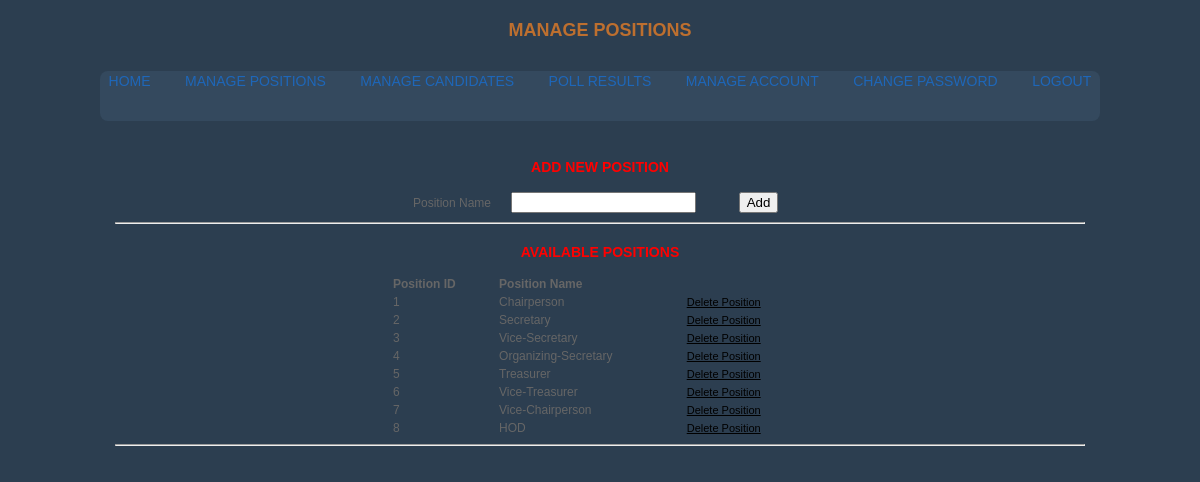
Page /admin/positions.php (signed in) on the committed database.
### tables this page shows
CREATE TABLE `tbpositions` (
  `position_id` int(5) NOT NULL,
  `position_name` varchar(45) NOT NULL
);

### admin/positions.php (the view, shortened to what this page needs)
<?php
require('../connection.php');
$result=mysqli_query($con, "SELECT * FROM tbPositions");
?>
<!DOCTYPE html PUBLIC "-//W3C//DTD XHTML 1.0 Transitional//EN" "http://www.w3.org/TR/xhtml1/DTD/xhtml1-transitional.dtd">
<html xmlns="http://www.w3.org/1999/xhtml">
<head>
<link href="css/admin_styles.css?v=2.0" rel="stylesheet" type="text/css" />
</head>
<body bgcolor="">
  <h1>MANAGE POSITIONS</h1>
  <nav>
  <a href="admin.php">Home</a> | <a href="positions.php">Manage Positions</a> | <a href="candidates.php">Manage Candidates</a> | <a href="refresh.php">Poll Results</a> | <a href="manage-admins.php">Manage Account</a> | <a href="change-pass.php">Change Password</a>  | <a href="logout.php">Logout</a>
</nav>
<div id="container">
<table width="380" align="center">
<CAPTION><h3>ADD NEW POSITION</h3></CAPTION>
<form name="fmPositions" id="fmPositions" action="positions.php" method="post" onsubmit="return positionValidate(this)">
<tr>
    <td>Position Name</td>
    <td><input type="text" name="position" /></td>
    <td><input type="submit" name="Submit" value="Add" /></td>
</tr>
</table>
<hr>
<table border="0" width="420" align="center">
<CAPTION><h3>AVAILABLE POSITIONS</h3></CAPTION>
<tr>
<th>Position ID</th>
<th>Position Name</th>
</tr>
<?php
$inc=1;
while ($row=mysqli_fetch_array($result)){
echo "<tr>";
echo "<td>" .$inc."</td>";
echo "<td>" . $row['position_name']."</td>";
echo '<td><a href="positions.php?id=' . $row['position_id'] . '">Delete Position</a></td>';
echo "</tr>";
$inc++;
}
?>
</table>
<hr>
</div>
</body>
</html>

### admin/css/admin_styles.css (style rules this page uses)
body { font: 11px Verdana, Arial, Helvetica, sans-serif; color: #666666; margin: 0px; padding: 20px 10px 0px; background: #2c3e50; }
h1 { color: #bd6f2f; margin: 0px 0px 5px; padding: 0px 0px 3px; font: bold 18px Verdana, Arial, Helvetica, sans-serif; text-align:center; }
h3 { color:red; }
a { color: #2D3954; font-size: 11px; }
th { font-weight: bold; text-align: left; }
#container { padding:4px 6px 2px 6px; width:970px; margin:0 auto; background:#2c3e50; font-size:12px; text-align:justify; margin-top:20px; }
table { background-color: #2c3e50; }
nav { margin: 27px auto 0; justify-content: space-around; position: relative; width: 1000px; height: 50px; background-color: #34495e; border-radius: 8px; font-size: 0; display: flex; }
nav a { line-height: 20px; height: 100%; font-size: 14px; display: flex; position: relative; z-index: 2; text-decoration: none; text-transform: uppercase; text-align: center; color: rgb(30, 103, 185); cursor: pointer; box-sizing: 30px; }
a { color: black; }

### rows in the picture
tbpositions: position_name "Chairperson"
tbpositions: position_name "Secretary"
tbpositions: position_name "Vice-Secretary"
tbpositions: position_name "Organizing-Secretary"
tbpositions: position_name "Treasurer"
tbpositions: position_name "Vice-Treasurer"
tbpositions: position_name "Vice-Chairperson"
tbpositions: position_name "HOD"
